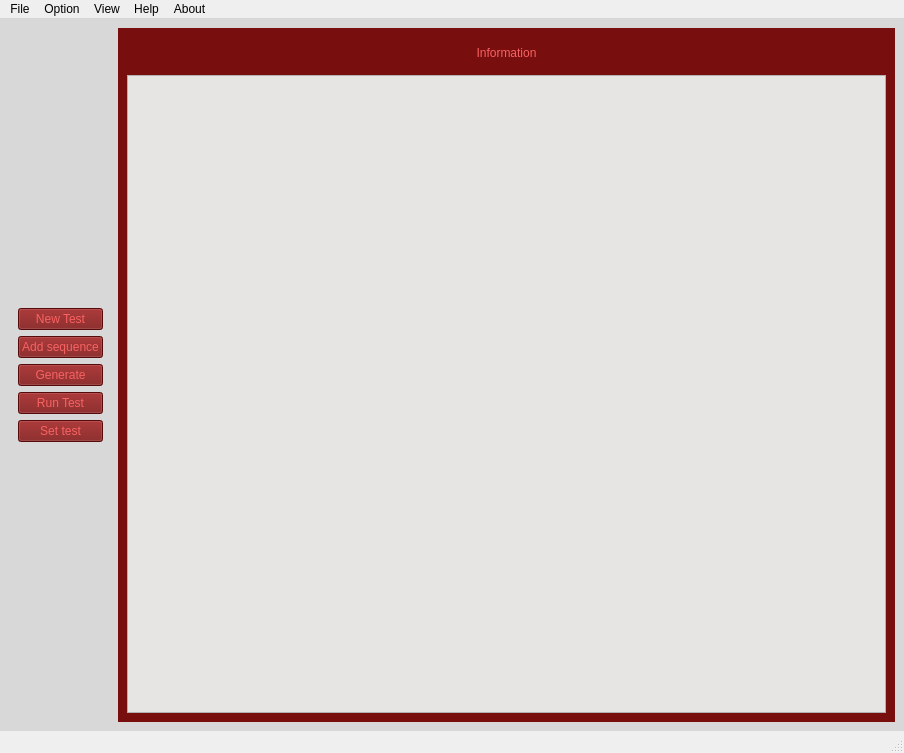
<?xml version="1.0" encoding="UTF-8"?>
<ui version="4.0">
 <class>MainWindow</class>
 <widget class="QMainWindow" name="MainWindow">
  <property name="geometry">
   <rect>
    <x>0</x>
    <y>0</y>
    <width>904</width>
    <height>753</height>
   </rect>
  </property>
  <property name="windowTitle">
   <string>MainWindow</string>
  </property>
  <widget class="QWidget" name="centralwidget">
   <property name="layoutDirection">
    <enum>Qt::LeftToRight</enum>
   </property>
   <property name="styleSheet">
    <string notr="true">background-color:#D8D8D8</string>
   </property>
   <layout class="QHBoxLayout" name="horizontalLayout">
    <item>
     <widget class="QWidget" name="widget" native="true">
      <layout class="QVBoxLayout" name="verticalLayout_3">
       <item>
        <layout class="QVBoxLayout" name="verticalLayout">
         <item>
          <widget class="QPushButton" name="pushButton_2">
           <property name="styleSheet">
            <string notr="true">background-color:#790E0E;color:#F86262</string>
           </property>
           <property name="text">
            <string>New Test</string>
           </property>
          </widget>
         </item>
         <item>
          <widget class="QPushButton" name="pushButton_4">
           <property name="styleSheet">
            <string notr="true">background-color:#790E0E;color:#F86262</string>
           </property>
           <property name="text">
            <string>Add sequence</string>
           </property>
          </widget>
         </item>
         <item>
          <widget class="QPushButton" name="pushButton_5">
           <property name="styleSheet">
            <string notr="true">background-color:#790E0E;color:#F86262</string>
           </property>
           <property name="text">
            <string>Generate</string>
           </property>
          </widget>
         </item>
         <item>
          <widget class="QPushButton" name="pushButton_3">
           <property name="styleSheet">
            <string notr="true">background-color:#790E0E;color:#F86262</string>
           </property>
           <property name="text">
            <string>Run Test</string>
           </property>
          </widget>
         </item>
         <item>
          <widget class="QPushButton" name="pushButton">
           <property name="styleSheet">
            <string notr="true">background-color:#790E0E;color:#F86262</string>
           </property>
           <property name="text">
            <string>Set test</string>
           </property>
          </widget>
         </item>
        </layout>
       </item>
      </layout>
     </widget>
    </item>
    <item>
     <widget class="QWidget" name="Info_Area" native="true">
      <property name="styleSheet">
       <string notr="true">background-color:#790E0E</string>
      </property>
      <layout class="QVBoxLayout" name="verticalLayout_4">
       <item>
        <widget class="QWidget" name="Info_Text" native="true">
         <property name="styleSheet">
          <string notr="true">background-color:#790E0E;color:#F86262</string>
         </property>
         <layout class="QVBoxLayout" name="verticalLayout_2">
          <item>
           <widget class="QLabel" name="label">
            <property name="styleSheet">
             <string notr="true"/>
            </property>
            <property name="text">
             <string>Information</string>
            </property>
            <property name="alignment">
             <set>Qt::AlignCenter</set>
            </property>
           </widget>
          </item>
         </layout>
        </widget>
       </item>
       <item>
        <widget class="QTextEdit" name="textEdit">
         <property name="styleSheet">
          <string notr="true">background-color:#E7E4E4</string>
         </property>
        </widget>
       </item>
      </layout>
     </widget>
    </item>
   </layout>
  </widget>
  <widget class="QMenuBar" name="menubar">
   <property name="geometry">
    <rect>
     <x>0</x>
     <y>0</y>
     <width>904</width>
     <height>21</height>
    </rect>
   </property>
   <widget class="QMenu" name="menuFile">
    <property name="title">
     <string>File</string>
    </property>
    <addaction name="actionNew"/>
    <addaction name="actionOpen"/>
    <addaction name="separator"/>
    <addaction name="actionSave"/>
    <addaction name="actionSave_as"/>
    <addaction name="actionLoad"/>
    <addaction name="separator"/>
    <addaction name="actionExit"/>
   </widget>
   <widget class="QMenu" name="menuOption">
    <property name="title">
     <string>Option</string>
    </property>
    <addaction name="actionUndo"/>
    <addaction name="actionRedo"/>
    <addaction name="separator"/>
    <addaction name="actionCut"/>
    <addaction name="actionPaste"/>
    <addaction name="actionCopy"/>
    <addaction name="actionDelete"/>
   </widget>
   <widget class="QMenu" name="menuView">
    <property name="title">
     <string>View</string>
    </property>
   </widget>
   <widget class="QMenu" name="menuHelp">
    <property name="title">
     <string>Help</string>
    </property>
    <addaction name="actionManual"/>
   </widget>
   <widget class="QMenu" name="menuAbout">
    <property name="title">
     <string>About</string>
    </property>
    <addaction name="actionCredits"/>
   </widget>
   <addaction name="menuFile"/>
   <addaction name="menuOption"/>
   <addaction name="menuView"/>
   <addaction name="menuHelp"/>
   <addaction name="menuAbout"/>
  </widget>
  <widget class="QStatusBar" name="statusbar"/>
  <action name="actionCredits">
   <property name="text">
    <string>Credits</string>
   </property>
  </action>
  <action name="actionNew">
   <property name="text">
    <string>New</string>
   </property>
  </action>
  <action name="actionOpen">
   <property name="text">
    <string>Open</string>
   </property>
  </action>
  <action name="actionSave">
   <property name="text">
    <string>Save</string>
   </property>
  </action>
  <action name="actionSave_as">
   <property name="text">
    <string>Save as...</string>
   </property>
  </action>
  <action name="actionLoad">
   <property name="text">
    <string>Load</string>
   </property>
  </action>
  <action name="actionExit">
   <property name="text">
    <string>Exit</string>
   </property>
  </action>
  <action name="actionCut">
   <property name="text">
    <string>Cut</string>
   </property>
  </action>
  <action name="actionPaste">
   <property name="text">
    <string>Paste</string>
   </property>
  </action>
  <action name="actionCopy">
   <property name="text">
    <string>Copy</string>
   </property>
  </action>
  <action name="actionDelete">
   <property name="text">
    <string>Delete</string>
   </property>
  </action>
  <action name="actionUndo">
   <property name="text">
    <string>Undo</string>
   </property>
  </action>
  <action name="actionRedo">
   <property name="text">
    <string>Redo</string>
   </property>
  </action>
  <action name="actionManual">
   <property name="text">
    <string>Manual</string>
   </property>
  </action>
 </widget>
 <resources/>
 <connections/>
</ui>
